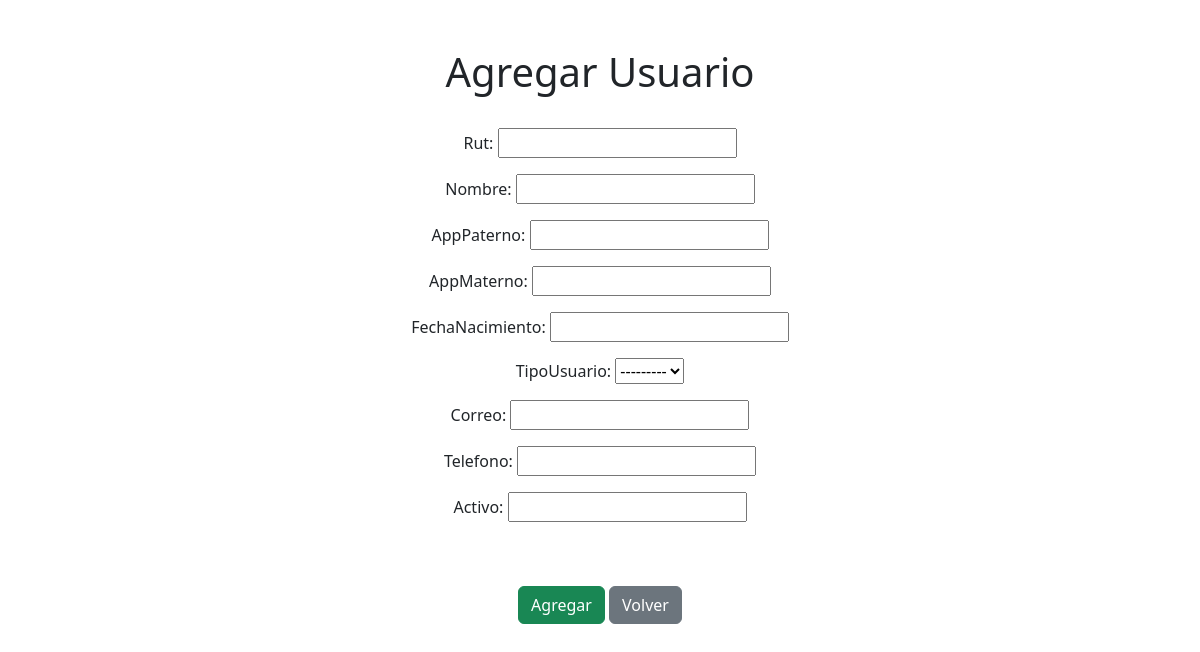
/formAdd, run on an earlier commit of the app's database.
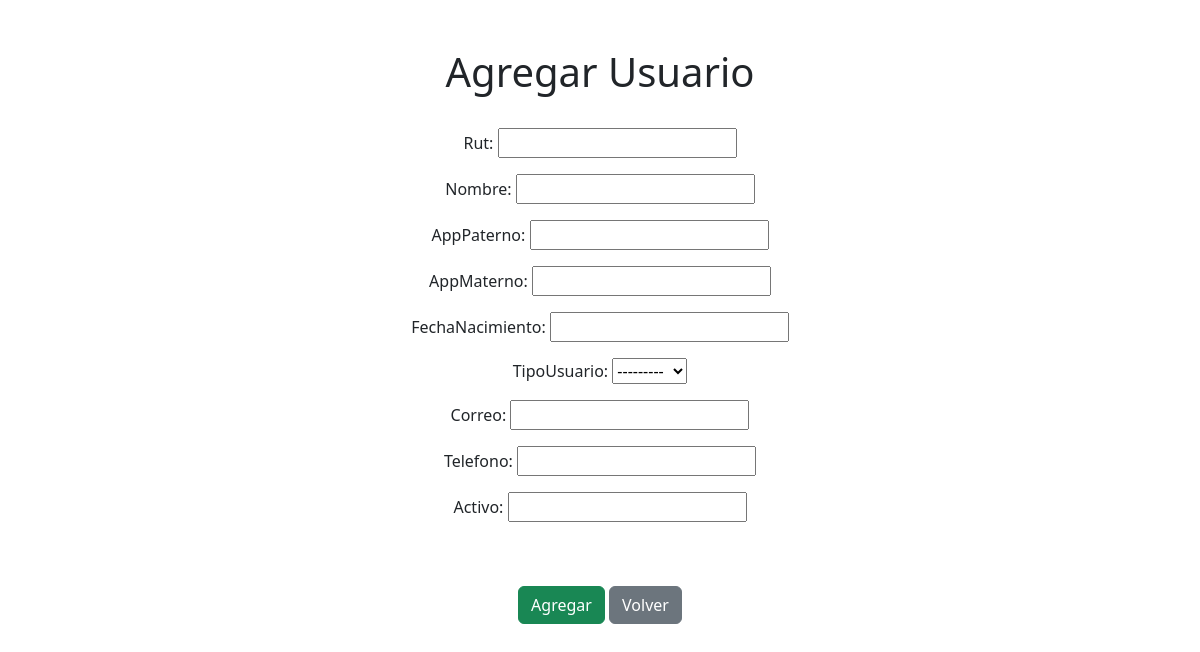
And on a later commit of the database.
### newProject/models.py (models this page shows)
class tipoUsuario(models.Model):
    idTipoUsuario = models.AutoField(
        primary_key=True, db_column='idTipo', verbose_name='ID_tipo_Usuario')
    tipoUsuario = models.CharField(max_length=20, blank=False, null=False)
    def __str__(self):
        return str(self.tipoUsuario)

### newProject/views.py (the view)
# urls.py: path("formAdd", views.formAdd, name="formAdd"),
def formAdd(request):
    form = UsuarioForm()
    context = {"form": form}
    return render(request, "formAdd.html", context)

### newProject/forms.py
class UsuarioForm(ModelForm):
    class Meta:
        model = Usuario
        fields = "__all__"

### newProject/context_processor.py (called while the page is built)
def total_carrito(request):
    total = 0
    if request.user.is_authenticated:
        if "carrito" in request.session.keys():
            for key, value in request.session["carrito"].items():
                total += int(value["Acumulado"])
    return {"total_carrito": total}

### newProject/templates/formAdd.html (shortened to what this page needs)
<!DOCTYPE html>
<html lang="en">
<head>
    {% load bootstrap5 %}
    {% bootstrap_css %}
</head>
<body>
    <div class="container">
        <div class="row">
            <div class="col-md-10 mx-auto p-5 text-center">
                <h1>Agregar Usuario</h1><br>
                <form action="user_add" method="POST">
                    {{ form.as_p}}
                    <br><br>
                    <input type="submit" name="opcion" value="Agregar" class="btn btn-success">
                    <a href="{% url 'crud' %}"><button type="button" class="btn btn-secondary">Volver</button></a>
                </form><br><br>
            </div>
        </div>
    </div>
</body>
</html>

What changed in the data, as far as the page shows it:
added tipoUsuario: tipoUsuario "---------"
Also different on the page:
form field tipoUsuario: "---------" → (not shown)
